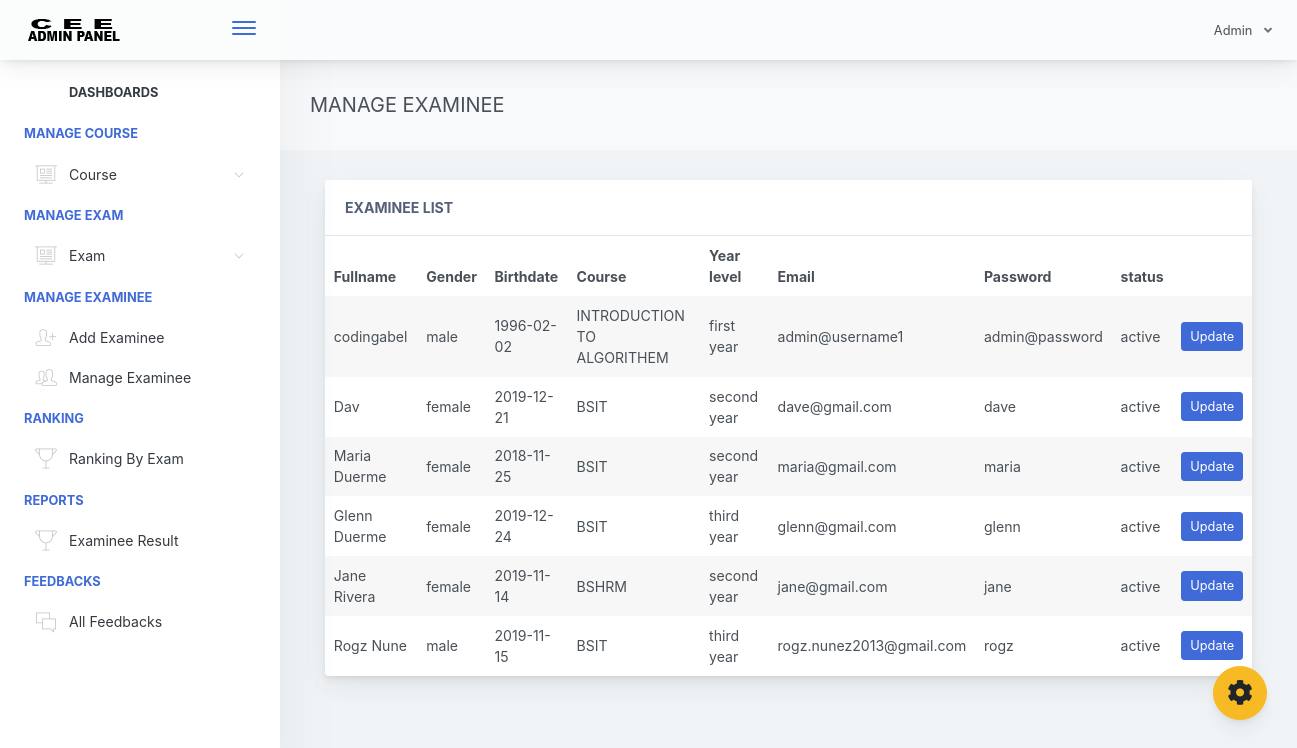
/adminpanel/admin/home.php?page=manage-examinee (signed in), run on the app's committed database.
### tables this page shows
CREATE TABLE `examinee_tbl` (
  `exmne_id` int(11) NOT NULL,
  `exmne_fullname` varchar(1000) NOT NULL,
  `exmne_course` varchar(1000) NOT NULL,
  `exmne_gender` varchar(1000) NOT NULL,
  `exmne_birthdate` varchar(1000) NOT NULL,
  `exmne_year_level` varchar(1000) NOT NULL,
  `exmne_email` varchar(1000) NOT NULL,
  `exmne_password` varchar(1000) NOT NULL,
  `exmne_status` varchar(1000) NOT NULL DEFAULT 'active'
);

CREATE TABLE `course_tbl` (
  `cou_id` int(11) NOT NULL,
  `cou_name` varchar(1000) NOT NULL,
  `cou_created` timestamp NOT NULL DEFAULT current_timestamp() ON UPDATE current_timestamp()
);

### adminpanel/admin/pages/manage-examinee.php (the view, shortened to what this page needs)
<link rel="stylesheet" type="text/css" href="css/mycss.css">
<div class="app-main__outer">
        <div class="app-main__inner">
            <div class="app-page-title">
                <div class="page-title-wrapper">
                    <div class="page-title-heading">
                        <div>MANAGE EXAMINEE</div>
                    </div>
                </div>
            </div>
            <div class="col-md-12">
                <div class="main-card mb-3 card">
                    <div class="card-header">Examinee List
                    </div>
                    <div class="table-responsive">
                        <table class="align-middle mb-0 table table-borderless table-striped table-hover" id="tableList">
                            <thead>
                            <tr>
                                <th>Fullname</th>
                                <th>Gender</th>
                                <th>Birthdate</th>
                                <th>Course</th>
                                <th>Year level</th>
                                <th>Email</th>
                                <th>Password</th>
                                <th>status</th>
                                <th></th>
                            </tr>
                            </thead>
                            <tbody>
                              <?php
                                $selExmne = $conn->query("SELECT * FROM examinee_tbl ORDER BY exmne_id DESC ");
                                if($selExmne->rowCount() > 0)
                                {
                                    while ($selExmneRow = $selExmne->fetch(PDO::FETCH_ASSOC)) { ?>
                                        <tr>
                                           <td><?php echo $selExmneRow['exmne_fullname']; ?></td>
                                           <td><?php echo $selExmneRow['exmne_gender']; ?></td>
                                           <td><?php echo $selExmneRow['exmne_birthdate']; ?></td>
                                           <td>
                                            <?php
                                                 $exmneCourse = $selExmneRow['exmne_course'];
                                                 $selCourse = $conn->query("SELECT * FROM course_tbl WHERE cou_id='$exmneCourse' ")->fetch(PDO::FETCH_ASSOC);
                                                 echo $selCourse['cou_name'];
                                             ?>
                                            </td>
                                           <td><?php echo $selExmneRow['exmne_year_level']; ?></td>
                                           <td><?php echo $selExmneRow['exmne_email']; ?></td>
                                           <td><?php echo $selExmneRow['exmne_password']; ?></td>
                                           <td><?php echo $selExmneRow['exmne_status']; ?></td>
                                           <td>
                                               <a rel="facebox" href="facebox_modal/updateExaminee.php?id=<?php echo $selExmneRow['exmne_id']; ?>" class="btn btn-sm btn-primary">Update</a>
                                           </td>
                                        </tr>
                                    <?php }
                                }
                               ?>
                            </tbody>
                        </table>
                    </div>
                </div>
            </div>
</div>

### data on the page
examinee_tbl: exmne_fullname "codingabel", exmne_gender "male", exmne_birthdate "1996-02-02", course_tbl.cou_name "INTRODUCTION TO ALGORITHEM", exmne_year_level "first year", exmne_email "admin@username1", exmne_password "admin@password", exmne_status "active"
examinee_tbl: exmne_fullname "Dav", exmne_gender "female", exmne_birthdate "2019-12-21", course_tbl.cou_name "BSIT", exmne_year_level "second year", exmne_email "dave@gmail.com", exmne_password "dave", exmne_status "active"
examinee_tbl: exmne_fullname "Maria Duerme", exmne_gender "female", exmne_birthdate "2018-11-25", course_tbl.cou_name "BSIT", exmne_year_level "second year", exmne_email "maria@gmail.com", exmne_password "maria", exmne_status "active"
examinee_tbl: exmne_fullname "Glenn Duerme", exmne_gender "female", exmne_birthdate "2019-12-24", course_tbl.cou_name "BSIT", exmne_year_level "third year", exmne_email "glenn@gmail.com", exmne_password "glenn", exmne_status "active"
examinee_tbl: exmne_fullname "Jane Rivera", exmne_gender "female", exmne_birthdate "2019-11-14", course_tbl.cou_name "BSHRM", exmne_year_level "second year", exmne_email "jane@gmail.com", exmne_password "jane", exmne_status "active"
examinee_tbl: exmne_fullname "Rogz Nune", exmne_gender "male", exmne_birthdate "2019-11-15", course_tbl.cou_name "BSIT", exmne_year_level "third year", exmne_email "rogz.nunez2013@gmail.com", exmne_password "rogz", exmne_status "active"
